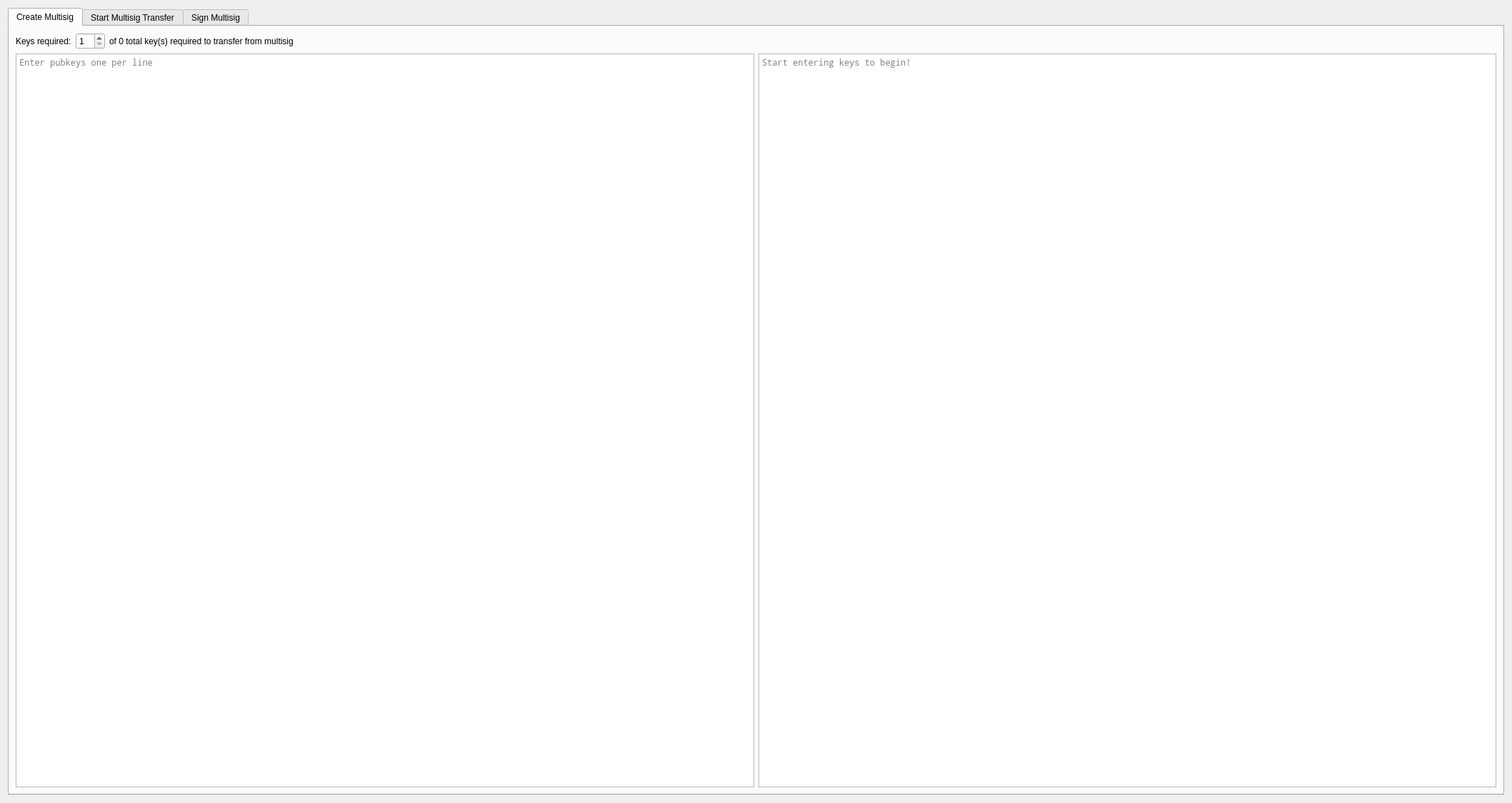
<?xml version="1.0" encoding="UTF-8"?>
<ui version="4.0">
 <class>MultisigDialog</class>
 <widget class="QDialog" name="MultisigDialog">
  <property name="geometry">
   <rect>
    <x>0</x>
    <y>0</y>
    <width>2117</width>
    <height>1125</height>
   </rect>
  </property>
  <property name="windowTitle">
   <string>Multisig</string>
  </property>
  <layout class="QVBoxLayout" name="verticalLayout">
   <item>
    <widget class="QTabWidget" name="tabWidget">
     <property name="currentIndex">
      <number>0</number>
     </property>
     <widget class="QWidget" name="tab">
      <attribute name="title">
       <string>Create Multisig</string>
      </attribute>
      <layout class="QVBoxLayout" name="verticalLayout_2">
       <item>
        <layout class="QHBoxLayout" name="horizontalLayout">
         <item>
          <widget class="QLabel" name="label">
           <property name="text">
            <string>Keys required:</string>
           </property>
          </widget>
         </item>
         <item>
          <widget class="QSpinBox" name="spinBoxCreateMSReq">
           <property name="sizePolicy">
            <sizepolicy hsizetype="Maximum" vsizetype="Fixed">
             <horstretch>0</horstretch>
             <verstretch>0</verstretch>
            </sizepolicy>
           </property>
           <property name="minimum">
            <number>1</number>
           </property>
           <property name="maximum">
            <number>16</number>
           </property>
          </widget>
         </item>
         <item>
          <widget class="QLabel" name="labelNReq">
           <property name="text">
            <string>of 0 total key(s) required to transfer from multisig</string>
           </property>
          </widget>
         </item>
         <item>
          <spacer name="horizontalSpacer">
           <property name="orientation">
            <enum>Qt::Horizontal</enum>
           </property>
           <property name="sizeHint" stdset="0">
            <size>
             <width>40</width>
             <height>20</height>
            </size>
           </property>
          </spacer>
         </item>
        </layout>
       </item>
       <item>
        <layout class="QHBoxLayout" name="horizontalLayout_2">
         <item>
          <widget class="QPlainTextEdit" name="plainTextEditCreateMS">
           <property name="font">
            <font>
             <family>Noto Mono</family>
            </font>
           </property>
           <property name="placeholderText">
            <string>Enter pubkeys one per line</string>
           </property>
          </widget>
         </item>
         <item>
          <widget class="QTextBrowser" name="textBrowserCreateMSOutput">
           <property name="font">
            <font>
             <family>Noto Mono</family>
            </font>
           </property>
           <property name="placeholderText">
            <string>Start entering keys to begin!</string>
           </property>
          </widget>
         </item>
        </layout>
       </item>
      </layout>
     </widget>
     <widget class="QWidget" name="tab_2">
      <attribute name="title">
       <string>Start Multisig Transfer</string>
      </attribute>
      <layout class="QVBoxLayout" name="verticalLayout_3">
       <item>
        <widget class="QLabel" name="label_3">
         <property name="text">
          <string>TxID</string>
         </property>
        </widget>
       </item>
       <item>
        <widget class="QLineEdit" name="lineEditTransferTXID"/>
       </item>
       <item>
        <widget class="QLabel" name="label_9">
         <property name="text">
          <string>Amount In</string>
         </property>
        </widget>
       </item>
       <item>
        <widget class="BitcoinAmountField" name="amountTransferIn"/>
       </item>
       <item>
        <widget class="QLabel" name="label_4">
         <property name="text">
          <string>Output n</string>
         </property>
        </widget>
       </item>
       <item>
        <widget class="QSpinBox" name="spinBoxTransferN"/>
       </item>
       <item>
        <widget class="QLabel" name="label_5">
         <property name="text">
          <string>Destination (One only for now..)</string>
         </property>
        </widget>
       </item>
       <item>
        <widget class="QLineEdit" name="lineEditTransferDest"/>
       </item>
       <item>
        <widget class="QLabel" name="label_11">
         <property name="text">
          <string>Change Destination </string>
         </property>
        </widget>
       </item>
       <item>
        <widget class="QLineEdit" name="lineEditTransferDestChange"/>
       </item>
       <item>
        <widget class="QLabel" name="label_6">
         <property name="text">
          <string>Amount</string>
         </property>
        </widget>
       </item>
       <item>
        <widget class="BitcoinAmountField" name="amountTransfer"/>
       </item>
       <item>
        <widget class="QLabel" name="label_8">
         <property name="text">
          <string>Fee</string>
         </property>
        </widget>
       </item>
       <item>
        <widget class="BitcoinAmountField" name="amountTransferFee"/>
       </item>
       <item>
        <widget class="QPushButton" name="pushButtonTransfer">
         <property name="sizePolicy">
          <sizepolicy hsizetype="Maximum" vsizetype="Fixed">
           <horstretch>0</horstretch>
           <verstretch>0</verstretch>
          </sizepolicy>
         </property>
         <property name="text">
          <string>Start Transfer</string>
         </property>
        </widget>
       </item>
       <item>
        <widget class="QLabel" name="label_7">
         <property name="text">
          <string>Unsigned multisig transfer transaction:</string>
         </property>
        </widget>
       </item>
       <item>
        <widget class="QTextBrowser" name="textBrowserTransferOutput">
         <property name="font">
          <font>
           <family>Noto Mono</family>
          </font>
         </property>
        </widget>
       </item>
      </layout>
     </widget>
     <widget class="QWidget" name="tab_3">
      <attribute name="title">
       <string>Sign Multisig</string>
      </attribute>
      <layout class="QVBoxLayout" name="verticalLayout_4">
       <item>
        <layout class="QHBoxLayout" name="horizontalLayout_3">
         <property name="bottomMargin">
          <number>0</number>
         </property>
         <item>
          <layout class="QVBoxLayout" name="verticalLayout_6">
           <property name="bottomMargin">
            <number>0</number>
           </property>
           <item>
            <widget class="QLabel" name="label_10">
             <property name="text">
              <string>Prevout amount</string>
             </property>
            </widget>
           </item>
           <item>
            <widget class="BitcoinAmountField" name="amountSign"/>
           </item>
           <item>
            <widget class="QLabel" name="label_12">
             <property name="text">
              <string>P2SH Script Hex:</string>
             </property>
            </widget>
           </item>
           <item>
            <widget class="QLineEdit" name="lineEditSignP2SH"/>
           </item>
           <item>
            <widget class="QLabel" name="label_13">
             <property name="text">
              <string>Redeem Script Hex:</string>
             </property>
            </widget>
           </item>
           <item>
            <widget class="QLineEdit" name="lineEditSignRedeem"/>
           </item>
           <item>
            <widget class="QLabel" name="label_14">
             <property name="text">
              <string>Transaction Hex:</string>
             </property>
            </widget>
           </item>
           <item>
            <widget class="QLineEdit" name="lineEditSignTx"/>
           </item>
           <item>
            <widget class="QLabel" name="label_15">
             <property name="text">
              <string>Private Key Hex:</string>
             </property>
            </widget>
           </item>
           <item>
            <widget class="QLineEdit" name="lineEditSignKey"/>
           </item>
           <item>
            <widget class="QPushButton" name="pushButtonSign">
             <property name="sizePolicy">
              <sizepolicy hsizetype="Maximum" vsizetype="Fixed">
               <horstretch>0</horstretch>
               <verstretch>0</verstretch>
              </sizepolicy>
             </property>
             <property name="text">
              <string>Sign</string>
             </property>
            </widget>
           </item>
           <item>
            <spacer name="verticalSpacer_2">
             <property name="orientation">
              <enum>Qt::Vertical</enum>
             </property>
             <property name="sizeHint" stdset="0">
              <size>
               <width>20</width>
               <height>40</height>
              </size>
             </property>
            </spacer>
           </item>
          </layout>
         </item>
         <item>
          <layout class="QVBoxLayout" name="verticalLayout_5">
           <property name="rightMargin">
            <number>0</number>
           </property>
           <item>
            <widget class="QTextBrowser" name="textBrowserSignOutput"/>
           </item>
          </layout>
         </item>
        </layout>
       </item>
      </layout>
     </widget>
    </widget>
   </item>
  </layout>
 </widget>
 <customwidgets>
  <customwidget>
   <class>BitcoinAmountField</class>
   <extends>QLineEdit</extends>
   <header>qt/drivechainamountfield.h</header>
   <container>1</container>
  </customwidget>
 </customwidgets>
 <resources/>
 <connections/>
</ui>
